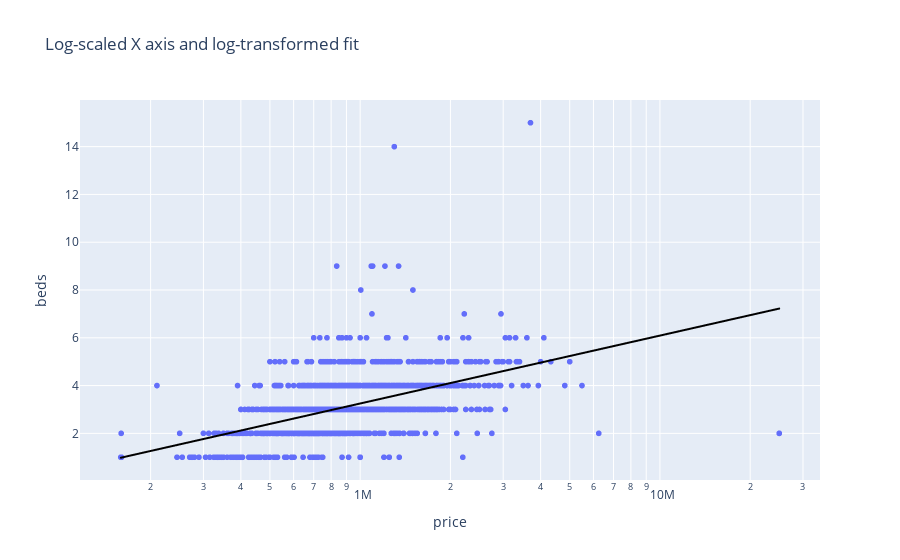

Notebook cell for this chart:
### Code cell
fig = px.scatter(train, x="price", y="beds", log_x=True, 
                 trendline="ols", trendline_options=dict(log_x=True),trendline_color_override="black",
                 title="Log-scaled X axis and log-transformed fit")
fig.show()

### Figure 1 — Plotly figure (JSON) as saved in the notebook; plotly's stock layout.template omitted (floating-point values rounded to 4 significant figures; data arrays with more than 128 entries replaced by an {"elided": "..."} marker saying what was removed)
{"data": [{"hovertemplate": "price=%{x}<br>beds=%{y}<extra></extra>", "legendgroup": "", "marker": {"color": "#636efa", "symbol": "circle"}, "mode": "markers", "name": "", "showlegend": false, "type": "scattergl", "x": {"elided": "1669 int values"}, "xaxis": "x", "y": {"elided": "1669 int values"}, "yaxis": "y"}, {"hovertemplate": "<b>OLS trendline</b><br>beds = 2.84241 * log10(price) + -13.8051<br>R<sup>2</sup>=0.248428<br><br>price=%{x}<br>beds=%{y} <b>(trend)</b><extra></extra>", "legendgroup": "", "line": {"color": "black"}, "marker": {"color": "#636efa", "symbol": "circle"}, "mode": "lines", "name": "", "showlegend": false, "type": "scattergl", "x": {"elided": "1669 int values"}, "xaxis": "x", "y": {"elided": "1669 float values"}, "yaxis": "y"}], "layout": {"legend": {"tracegroupgap": 0}, "title": {"text": "Log-scaled X axis and log-transformed fit"}, "xaxis": {"anchor": "y", "domain": [0, 1], "title": {"text": "price"}, "type": "log"}, "yaxis": {"anchor": "x", "domain": [0, 1], "title": {"text": "beds"}}}}
